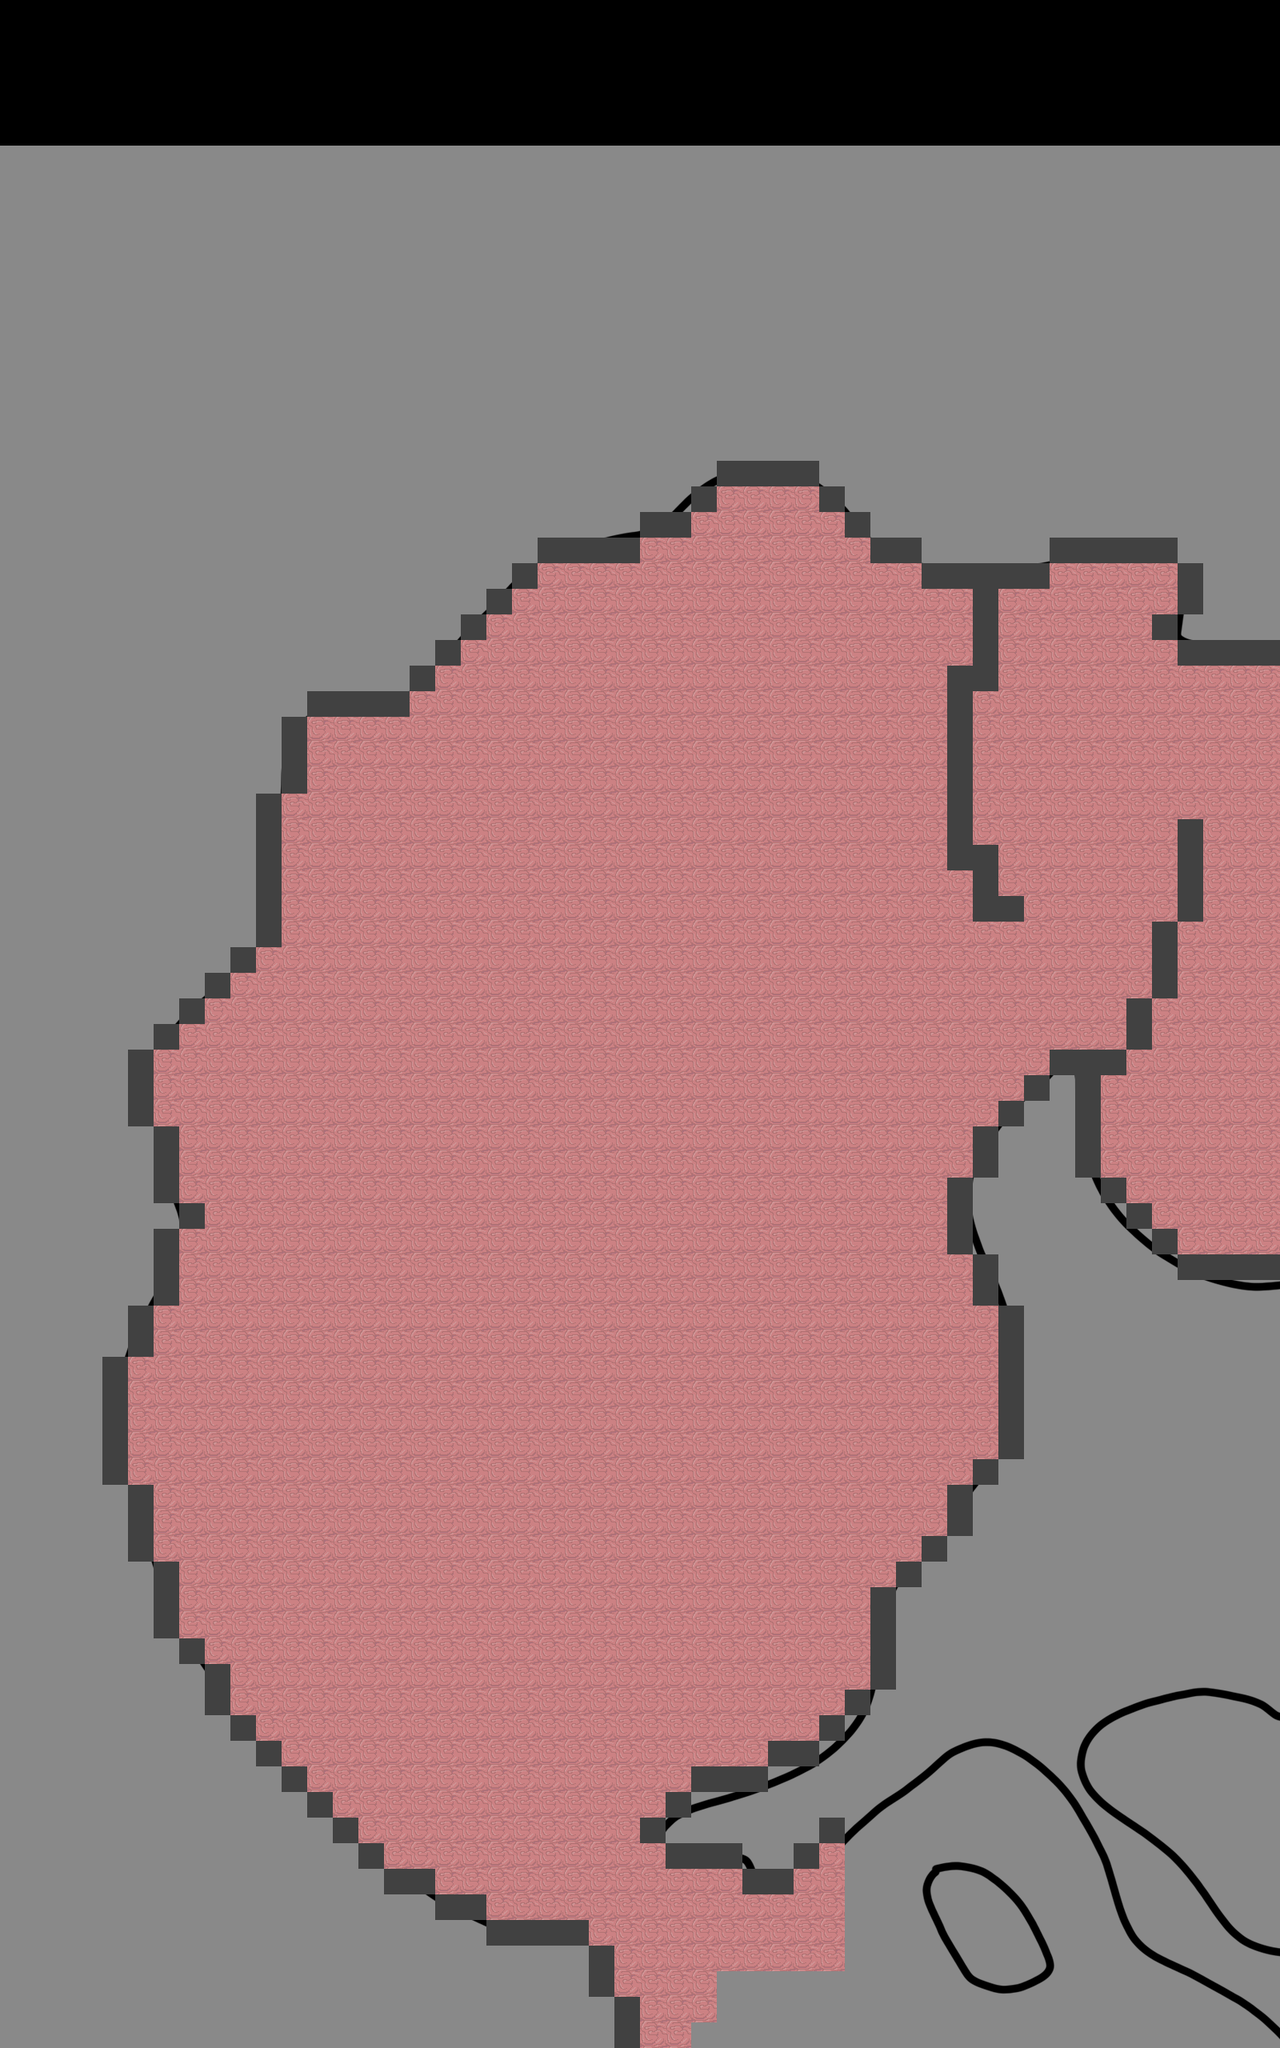

A level layout from a 2D game, rendered from its tile map. Below: a short description, then the map file with tile-grid data replaced by summaries:
An orthogonal 50x80 tile map with 32x32 px tiles, 3 tile layers (plateformes, portail2, portail1), 1 image layer.

<map version="1.5" tiledversion="1.7.2" orientation="orthogonal" renderorder="right-down" width="50" height="80" tilewidth="32" tileheight="32" infinite="0" nextlayerid="5" nextobjectid="1">
 <editorsettings>
  <export target="map2.json" format="json" />
 </editorsettings>
 <tileset firstgid="1" name="tileset" tilewidth="32" tileheight="32" tilecount="4" columns="2">
  <image source="assets/tileset.png" width="64" height="64" />
  <tile id="1">
   <properties>
    <property name="portail1" type="bool" value="true" />
   </properties>
  </tile>
  <tile id="2">
   <properties>
    <property name="portail2" type="bool" value="true" />
   </properties>
  </tile>
  <tile id="3">
   <properties>
    <property name="estSolide" type="bool" value="true" />
   </properties>
  </tile>
 </tileset>
 <imagelayer id="2" name="background" offsetx="-239.252" offsety="182.587">
  <image source="assets/map_test_02.png" width="4500" height="3300" />
 </imagelayer>
 <layer id="1" name="plateformes" width="50" height="80">
  <data>[4000 cells, 1848 non-empty, 2 distinct tile ids]</data>
 </layer>
 <layer id="3" name="portail2" width="50" height="80">
  <data>[4000 cells, 6 non-empty, 1 distinct tile ids]</data>
 </layer>
 <layer id="4" name="portail1" width="50" height="80">
  <data>[4000 cells, 3 non-empty, 1 distinct tile ids]</data>
 </layer>
</map>